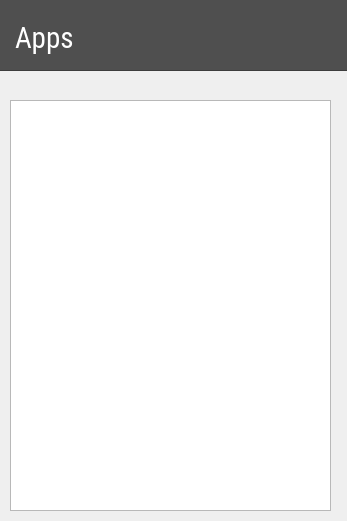
<?xml version="1.0" encoding="UTF-8"?>
<ui version="4.0">
 <class>MainWindow</class>
 <widget class="QMainWindow" name="MainWindow">
  <property name="geometry">
   <rect>
    <x>0</x>
    <y>0</y>
    <width>347</width>
    <height>521</height>
   </rect>
  </property>
  <property name="windowTitle">
   <string>Glassy</string>
  </property>
  <widget class="QWidget" name="centralwidget">
   <widget class="QFrame" name="frame">
    <property name="geometry">
     <rect>
      <x>-10</x>
      <y>-10</y>
      <width>411</width>
      <height>81</height>
     </rect>
    </property>
    <property name="styleSheet">
     <string notr="true">background-color: rgb(79, 79, 79);</string>
    </property>
    <property name="frameShape">
     <enum>QFrame::StyledPanel</enum>
    </property>
    <property name="frameShadow">
     <enum>QFrame::Raised</enum>
    </property>
    <widget class="QLabel" name="label_2">
     <property name="geometry">
      <rect>
       <x>25</x>
       <y>25</y>
       <width>261</width>
       <height>41</height>
      </rect>
     </property>
     <property name="font">
      <font>
       <family>Roboto Condensed</family>
       <pointsize>22</pointsize>
      </font>
     </property>
     <property name="styleSheet">
      <string notr="true">color: rgb(255, 255, 255);</string>
     </property>
     <property name="text">
      <string>Apps</string>
     </property>
     <property name="alignment">
      <set>Qt::AlignBottom|Qt::AlignLeading|Qt::AlignLeft</set>
     </property>
    </widget>
   </widget>
   <widget class="QListWidget" name="listWidget">
    <property name="geometry">
     <rect>
      <x>10</x>
      <y>100</y>
      <width>321</width>
      <height>411</height>
     </rect>
    </property>
   </widget>
  </widget>
 </widget>
 <resources/>
 <connections/>
</ui>
